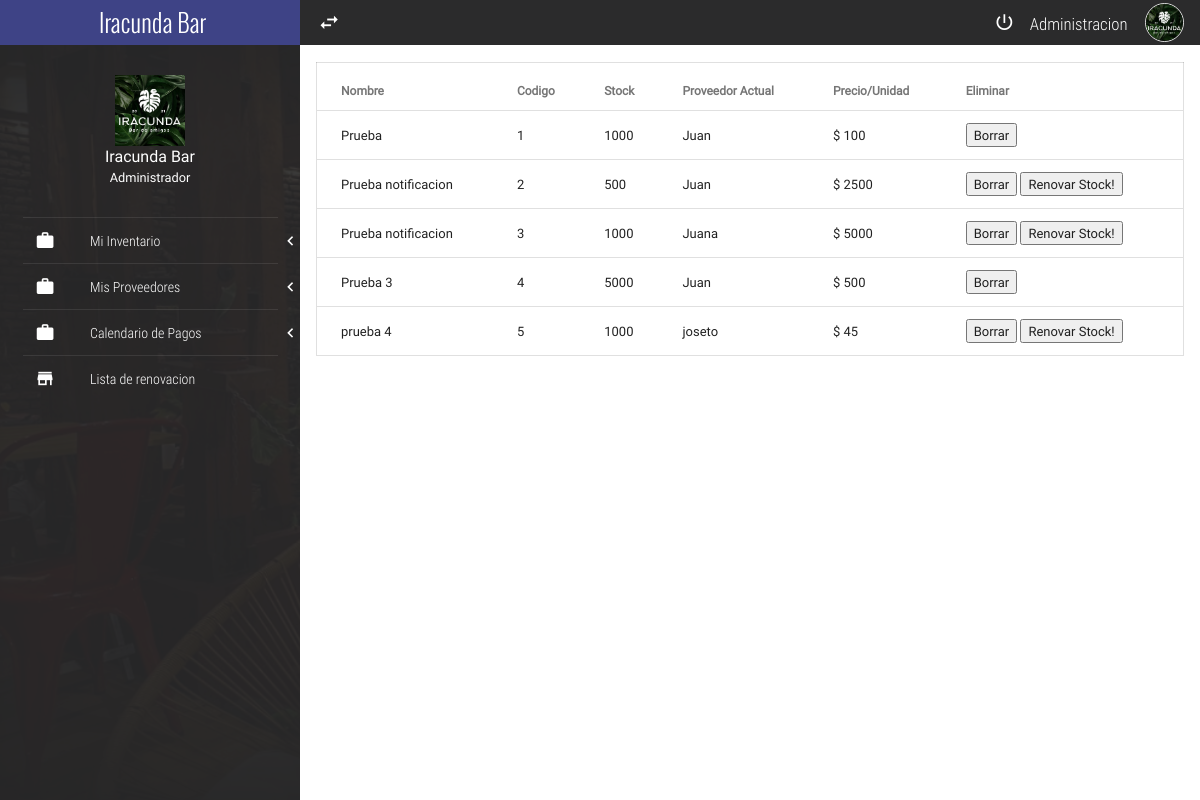
/Iracunda/inventariover.php, run on the app's committed database.
### tables this page shows
CREATE TABLE `inventario` (
  `nombre` varchar(20) NOT NULL,
  `codigo` int(11) NOT NULL,
  `stock` int(11) NOT NULL,
  `Proveedoractual` text NOT NULL,
  `Precio` int(11) NOT NULL,
  `notificacion` int(11) NOT NULL
);

### Iracunda/database/BaseDatos.php (called while the page is built, shortened)
<?php
$host="localhost";
$bd="iracunda";
$usuario="root";
$contraseña="";
try {
    $conexion=new PDO("mysql:host=$host;dbname=$bd",$usuario,$contraseña );
} catch (Exception $ex) {
    echo $ex->getmessage();
}
$sentenciaSQL=$conexion->prepare("SELECT * FROM inventario");
$sentenciaSQL->execute();
$total=$sentenciaSQL->fetchAll(PDO::FETCH_ASSOC);
?>

### Iracunda/inventariover.php (the view, shortened to what this page needs)
<?php include("./database/BaseDatos.php"); ?>
<!DOCTYPE html>
<html lang="es">
<head>
	<link rel="stylesheet" href="css/normalize.css">
	<link rel="stylesheet" href="css/sweetalert2.css">
	<link rel="stylesheet" href="css/material.min.css">
	<link rel="stylesheet" href="css/material-design-iconic-font.min.css">
	<link rel="stylesheet" href="css/jquery.mCustomScrollbar.css">
	<link rel="stylesheet" href="css/mainblue.css">
</head>
<body>
	<?php include("./Funciones/navlateral.php"); ?>
	<section class="full-width pageContent">
		<div class="full-width navBar">
			<div class="full-width navBar-options">
				<i class="zmdi zmdi-swap btn-menu" id="btn-menu"></i>
				<nav class="navBar-options-list">
					<ul class="list-unstyle">
						<li class="btn-exit" id="btn-exit">
							<i class="zmdi zmdi-power"></i>
						</li>
						<li class="text-condensedLight noLink" ><small>Administracion</small></li>
						<li class="noLink">
							<figure>
								<img src="assets/img/logo.png" alt="Avatar" class="img-responsive">
							</figure>
						</li>
					</ul>
				</nav>
			</div>
		</div>
		<div class="full-width divider-menu-h"></div>
		<div class="mdl-grid">
			<div class="mdl-cell mdl-cell--4-col-phone mdl-cell--8-col-tablet mdl-cell--12-col-desktop">
				<div class="table-responsive">
					<table class="mdl-data-table mdl-js-data-table mdl-shadow--2dp full-width table-responsive">
						<thead>
							<tr>
								<th class="mdl-data-table__cell--non-numeric">Nombre</th>
								<th class="mdl-data-table__cell--non-numeric">Codigo</th>
								<th class="mdl-data-table__cell--non-numeric">Stock</th>
								<th class="mdl-data-table__cell--non-numeric">Proveedor Actual</th>
								<th class="mdl-data-table__cell--non-numeric">Precio/Unidad</th>
								<th class="mdl-data-table__cell--non-numeric">Eliminar</th>
							</tr>
						</thead>
						<tbody>
						<?php foreach($total as $inventario) { ?>
							<tr>
								<td class="mdl-data-table__cell--non-numeric"><?php echo $inventario['nombre'] ?></td>
								<td class="mdl-data-table__cell--non-numeric"><?php echo $inventario['codigo'] ?></td></td>
								<td class="mdl-data-table__cell--non-numeric"><?php echo $inventario['stock'] ?></td></td>
								<td class="mdl-data-table__cell--non-numeric"><?php echo $inventario['Proveedoractual'] ?></td></td>
								<td class="mdl-data-table__cell--non-numeric">$ <?php echo $inventario['Precio'] ?></td></td>
								<td class="mdl-data-table__cell--non-numeric">
                      <form method="post">
                       <input class="borrar" type="submit" name="accion" value="Borrar" >
                       <?php if($inventario['stock'] < $inventario['notificacion']){ echo "<input type='button'  value='Renovar Stock!'onclick='save()'> ";}  ?>
                      </form>
                </td>
							</tr>
							<?php } ?>
						</tbody>
					</table>
				</div>
			</div>
		</div>
	</section>
</body>
</html>

### Iracunda/css/mainblue.css (style rules this page uses)
:root { --color-text: #3F51B5; --primary-color: #2b2b2c; --acent-color: #3e4386; }
html, body { width: 100%; height: 100%; margin: 0; padding: 0; font-size: 16px; font-family: "RobotoRegular"; position: relative; background-color: #fff; }
.text-condensedLight { font-family: "RobotoCondensedLight"; }
.list-unstyle { margin: 0; padding: 0; list-style: none; box-sizing: border-box; }
.img-responsive { width: 100%; height: auto; }
.table-responsive { overflow: auto; }
.divider-menu-h { height: 0; border-top: 1px solid rgba(255, 255, 255, .09); width: 85%; margin: 0 auto; }
.table-responsive { width: 100%; overflow-x: scroll; position: relative; }
.navBar { background-color: var(--primary-color); height: 45px; color: #fff; }
.navBar-options { line-height: 45px; height: 45px; position: absolute; width: 100%; top: 0; right: 0; padding: 0; transition: all .3s ease-in-out; }
.navBar-options .btn-menu, .navBar-options-list { line-height: 45px; position: absolute; top: 0; height: 45px; margin: 0; padding: 0; }
.navBar-options .btn-menu { width: 40px; left: 0; font-size: 23px; cursor: pointer; user-select: none; text-align: center; outline: none; margin-left: 9px; }
.navBar-options-list { right: 9px; }
.navBar-options-list .noLink { cursor: inherit !important; }
.navBar-options-list ul { height: 45px; }
.navBar-options-list ul li { height: 45px; line-height: 45px; cursor: pointer; display: inline-block; padding: 0 7px; font-size: 21px; }
.navBar-options-list ul li { outline: none; }
.navBar-options-list ul li figure, .navBar-options-list ul li figure img { margin: 0; padding: 0; padding-top: 0; margin-top: 0; box-sizing: border-box; }
.navBar-options-list ul li figure { height: 45px; }
.navBar-options-list ul li figure img { border: 1px solid #E1E1E1; border-radius: 50%; width: 39px; height: 39px; margin-bottom: 3px; }
.pageContent { padding-left: 300px; width: 100%; height: 100%; overflow: hidden; z-index: 77; background-color: #fff; transition: all .3s ease-in-out; }

### data on the page
inventario: nombre "Prueba", codigo "1", stock "1000", Proveedoractual "Juan", Precio "100"
inventario: nombre "Prueba notificacion", codigo "2", stock "500", Proveedoractual "Juan", Precio "2500"
inventario: nombre "Prueba notificacion", codigo "3", stock "1000", Proveedoractual "Juana", Precio "5000"
inventario: nombre "Prueba 3", codigo "4", stock "5000", Proveedoractual "Juan", Precio "500"
inventario: nombre "prueba 4", codigo "5", stock "1000", Proveedoractual "joseto", Precio "45"
